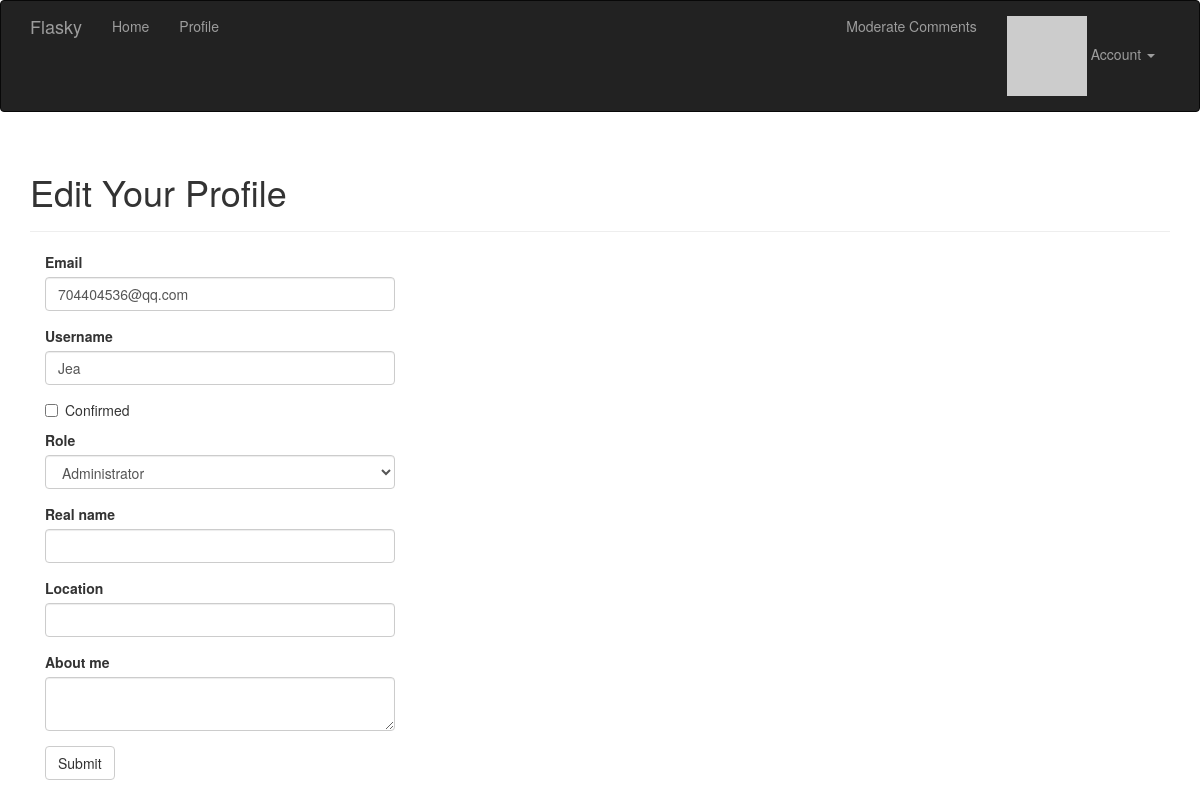
The app's page /edit-profile/1 (signed in), older data.
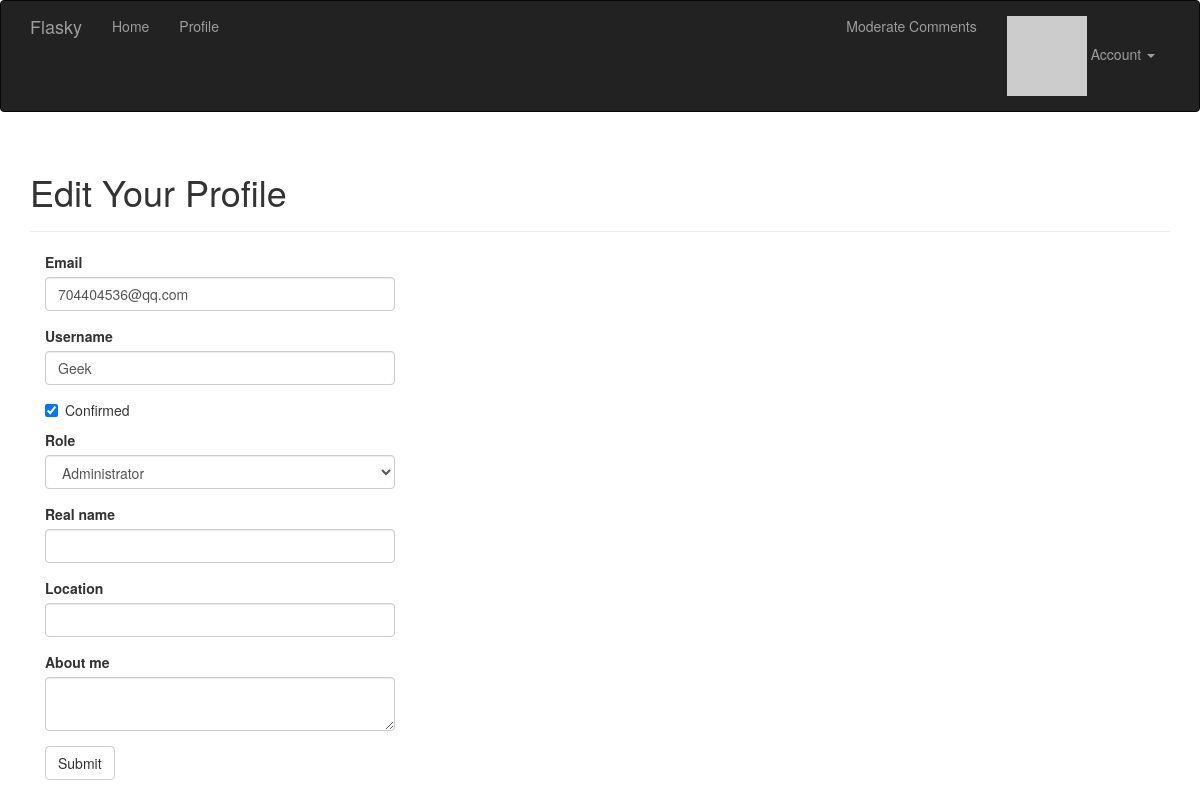
The same page, newer data.
### app/models.py (models this page shows, shortened)
class User(UserMixin,db.Model):
    __tablename__ = 'users'
    id = db.Column(db.Integer, primary_key=True)
    username = db.Column(db.String(64), unique=True, index=True)
    role_id = db.Column(db.Integer, db.ForeignKey('roles.id'))
    email = db.Column(db.String(64), unique=True, index=True)
    password_hash = db.Column(db.String(128))
    confirmed = db.Column(db.Boolean, default=False)#可由confirm()函数决定
    name = db.Column(db.String(64))
    location = db.Column(db.String(64))
    about_me = db.Column(db.Text())#text没有长度限制
    member_since = db.Column(db.DateTime(), default=datetime.utcnow)
    last_seen = db.Column(db.DateTime(), default=datetime.utcnow)#由ping()函数不断刷新
    avatar_hash = db.Column(db.String(32))#储存md5散列值
    posts = db.relationship('Post', backref='author', lazy='dynamic')
    followed = db.relationship('Follow',#没看懂这个是怎么实现的
                               foreign_keys=[Follow.follower_id],
                               backref=db.backref('follower', lazy='joined'),
                               lazy='dynamic',
                               cascade='all, delete-orphan')
    followers = db.relationship('Follow',
                                foreign_keys=[Follow.followed_id],
                                backref=db.backref('followed', lazy='joined'),
                                lazy='dynamic',
                                cascade='all, delete-orphan')
    comments = db.relationship('Comment', backref='author', lazy='dynamic')
    @property
    def password(self):#生成的散列值无法还原密码
        raise AttributeError('password is not a readable attribute')
    def can(self, perm):
        return self.role is not None and self.role.has_permission(perm)
    def ping(self):#用户一登录就会调用，更新时间
        self.last_seen = datetime.utcnow()
        db.session.add(self)
    def gravatar(self, size=100, default='monsterid', rating='g'):
        url = 'https://secure.gravatar.com/avatar'
        hash = hashlib.md5(self.email.lower().encode('utf-8')).hexdigest()#并不懂为什么要这么写？生成md5散列值？
        return '{url}/{hash}?s={size}&d={default}&r={rating}'.format(
            url=url, hash=hash, size=size, default=default, rating=rating)

### app/main/views.py (the view, shortened to what this page needs)
@main.route('/edit-profile/<int:id>', methods=['GET', 'POST'])
@login_required
@admin_required
def edit_profile_admin(id):
    user = User.query.get_or_404(id)
    form = EditProfileAdminForm(user=user)
    form.email.data = user.email
    form.username.data = user.username
    form.confirmed.data = user.confirmed
    form.role.data = user.role_id
    form.name.data = user.name
    form.location.data = user.location
    form.about_me.data = user.about_me
    return render_template('edit_profile.html', form=form, user=user)

### app/main/forms.py (shortened to what this page needs)
class EditProfileAdminForm(FlaskForm):
    email = StringField('Email', validators=[DataRequired(), Length(1, 64),
                                             Email()])
    username = StringField('Username', validators=[
        DataRequired(), Length(1, 64),
        Regexp('^[A-Za-z][A-Za-z0-9_.]*$', 0,
               'Usernames must have only letters, numbers, dots or '
               'underscores')])
    confirmed = BooleanField('Confirmed')
    role = SelectField('Role', coerce=int)
    name = StringField('Real name', validators=[Length(0, 64)])
    location = StringField('Location', validators=[Length(0, 64)])
    about_me = TextAreaField('About me')
    submit = SubmitField('Submit')
    def __init__(self, user, *args, **kwargs):#不懂有什么用
        super(EditProfileAdminForm, self).__init__(*args, **kwargs)
        self.role.choices = [(role.id, role.name)
                             for role in Role.query.order_by(Role.name).all()]
        self.user = user

### app/main/__init__.py (called while the page is built)
@main.app_context_processor#全局作用，但是不知道作用是什么
def inject_permissions():
    return dict(Permission=Permission)

### app/models.py (called while the page is built)
    def has_permission(self, perm):
        return self.permissions & perm == perm

### app/templates/edit_profile.html (shortened to what this page needs)
{% extends "base.html" %}
{% import "bootstrap/wtf.html" as wtf %}
{% block page_content %}
<div class="page-header">
    <h1>Edit Your Profile</h1>
</div>
<div class="col-md-4">
    {{ wtf.quick_form(form) }}
</div>
{% endblock %}

Row changes from the older to the newer data that the page shows:
changed User "704404536@qq.com": username "Jea" → "Geek"; confirmed "☐" → "☑"
